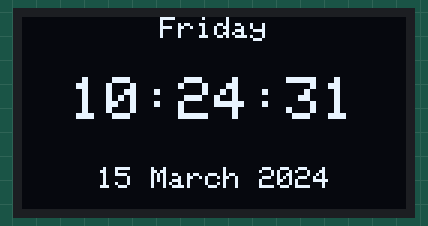
The sketch below on a simulated ESP32. Parts: 128×64 one-colour display. WiFi joins after 1.5 s; servers stay silent unless stated; the local clock reads 2024-03-15 10:24:30 at power-on unless the sketch sets it; what the sketch prints to the serial monitor is not drawn.

Above: at 1.6 s.
At 5.7 s:
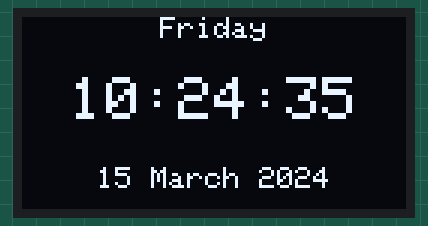
At 10.8 s:
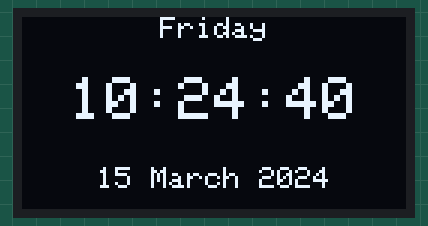
At 20.1 s:
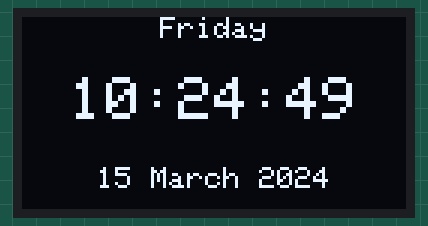
At 29.3 s:
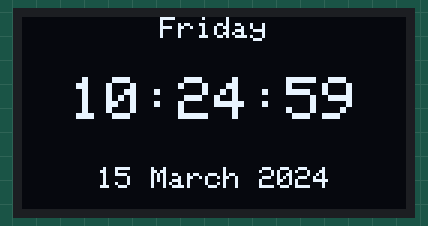
At 38.5 s:
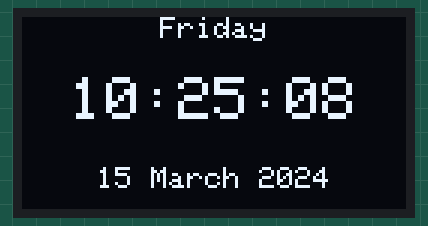

The sketch:

oled_ssd1306_ntp_digital.ino
```cpp
#include <Wire.h>
#include <Adafruit_SSD1306.h>
#include <WiFi.h>
#include "time.h"

// Pin I2C
#define I2C_SDA 33
#define I2C_SCL 32

// Address I2C OLED
#define OLED_ADDR 0x3C

// Deklarasi object untuk OLED display
Adafruit_SSD1306 oled(128, 64, &Wire, -1);

// SSID dan password Wi-Fi AP
const char ssid[] = "<your_wifi_name>";
const char pass[] = "<your_wifi_password>";

// NTP settings
const char* ntpServer = "pool.ntp.org";
const long gmtOffset_sec = 7L * 60L * 60L;
const int daylightOffset_sec = 0;

void setup()
{
  // Setup serial communication
  Serial.begin(115200);

  // Inisialisasi pin I2C
  Wire.begin(I2C_SDA, I2C_SCL, 400000);

  // Inisialisasi OLED
  oled.begin(SSD1306_SWITCHCAPVCC, OLED_ADDR);
  oled.clearDisplay();

  // Connect to a WiFi access point
  Serial.printf("Connecting to %s ...\n", ssid);
  WiFi.mode(WIFI_STA);
  WiFi.begin(ssid, pass);
  if (WiFi.waitForConnectResult() != WL_CONNECTED)
  {
    Serial.printf("WiFi connect failed! Rebooting...\n");
    delay(1000);
    ESP.restart();
  }
  Serial.printf("Connected\n");
  Serial.printf("IP address: %s\n", WiFi.localIP().toString().c_str());

  // Init NTP and get the time
  Serial.printf("Configuring NTP...\n");
  configTime(gmtOffset_sec, daylightOffset_sec, ntpServer);
  printLocalTime();

  // Disconnect WiFi
  WiFi.disconnect(true);
  WiFi.mode(WIFI_OFF);
  Serial.printf("Disconnected\n");
}

void loop()
{
  delay(1000);
  printLocalTime();
}

// Fungsi untuk baca NTP dan print ke OLED
void printLocalTime()
{
  struct tm timeinfo;
  char timeHour[3];
  char timeMinute[3];
  char timeSecond[3];
  char timeYear[5];
  char timeMonth[10];
  char timeDate[3];
  char timeDay[10];

  if (!getLocalTime(&timeinfo))
  {
    Serial.println("Failed to obtain time");
    return;
  }

  // Get variable
  strftime(timeHour, 3, "%H", &timeinfo);
  strftime(timeMinute, 3, "%M", &timeinfo);
  strftime(timeSecond, 3, "%S", &timeinfo);
  strftime(timeYear, 5, "%Y", &timeinfo);
  strftime(timeMonth, 10, "%B", &timeinfo);
  strftime(timeDate, 3, "%d", &timeinfo);
  strftime(timeDay, 10, "%A", &timeinfo);

  // Format text
  String txt0 = String(timeDay);
  String txt1 = String(timeHour) + ":" + String(timeMinute) + ":" + String(timeSecond);
  String txt2 = String(timeDate) + " " + String(timeMonth) + " " + String(timeYear);

  oled.clearDisplay();
  oled.setTextColor(WHITE);
  oled.setTextSize(1);
  print_center(txt0, 0, 0);
  oled.setTextSize(2);
  print_center(txt1, 0, 20);
  oled.setTextSize(1);
  print_center(txt2, 0, 50);
  oled.display();
}

// Fungsi untuk print text ke OLED dengan alignment center
void print_center(const String str, int x, int y)
{
  int16_t x1, y1;
  uint16_t w, h;
  oled.getTextBounds(str, x, y, &x1, &y1, &w, &h);
  oled.setCursor((x-w/2)+(128/2), y);
  oled.print(str);
}
```

Measured:
- what the display in image 0 shows lasts 1.0 s, from 1.6 s to 2.6 s
